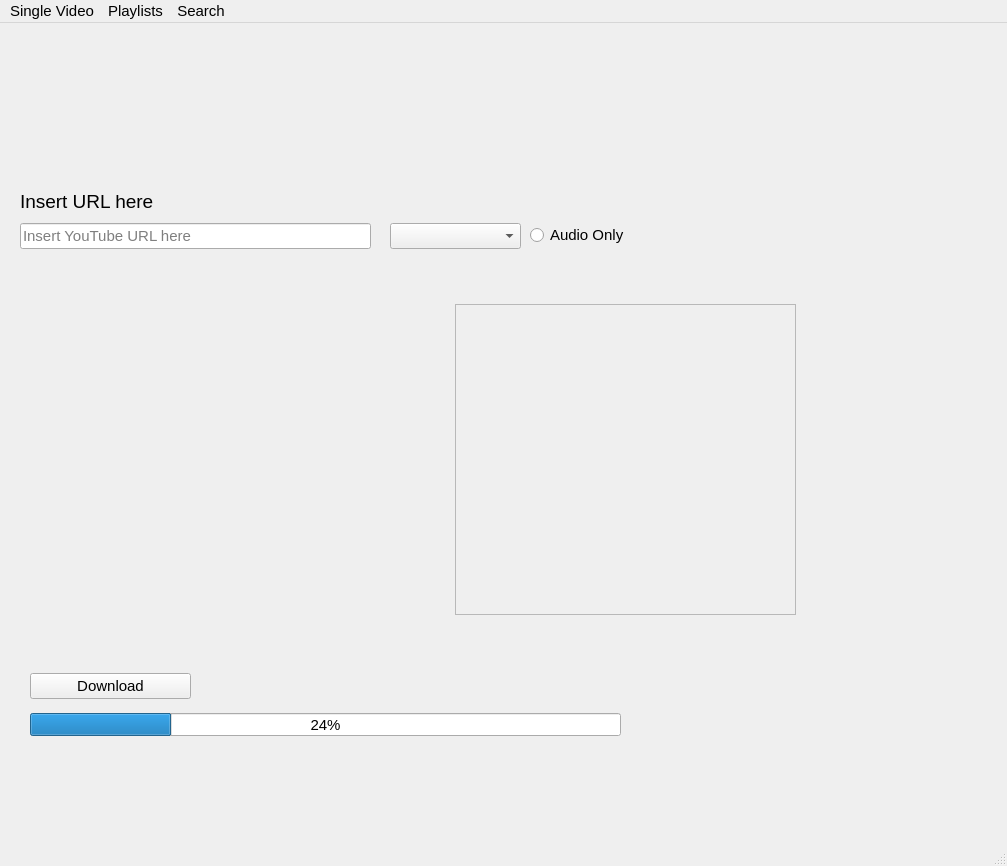
<?xml version="1.0" encoding="UTF-8"?>
<ui version="4.0">
 <class>MainWindow</class>
 <widget class="QMainWindow" name="MainWindow">
  <property name="geometry">
   <rect>
    <x>0</x>
    <y>0</y>
    <width>1007</width>
    <height>866</height>
   </rect>
  </property>
  <property name="font">
   <font>
    <pointsize>11</pointsize>
   </font>
  </property>
  <property name="windowTitle">
   <string>MainWindow</string>
  </property>
  <widget class="QWidget" name="centralwidget">
   <widget class="QComboBox" name="comboBox">
    <property name="geometry">
     <rect>
      <x>390</x>
      <y>200</y>
      <width>131</width>
      <height>26</height>
     </rect>
    </property>
   </widget>
   <widget class="QWidget" name="MainDownload" native="true">
    <property name="geometry">
     <rect>
      <x>10</x>
      <y>260</y>
      <width>801</width>
      <height>381</height>
     </rect>
    </property>
    <widget class="QGraphicsView" name="graphicsView">
     <property name="enabled">
      <bool>false</bool>
     </property>
     <property name="geometry">
      <rect>
       <x>445</x>
       <y>21</y>
       <width>341</width>
       <height>311</height>
      </rect>
     </property>
     <property name="maximumSize">
      <size>
       <width>341</width>
       <height>311</height>
      </size>
     </property>
    </widget>
    <widget class="QLabel" name="label">
     <property name="geometry">
      <rect>
       <x>20</x>
       <y>30</y>
       <width>321</width>
       <height>71</height>
      </rect>
     </property>
     <property name="text">
      <string/>
     </property>
     <property name="wordWrap">
      <bool>true</bool>
     </property>
    </widget>
    <widget class="QLabel" name="label_2">
     <property name="geometry">
      <rect>
       <x>20</x>
       <y>120</y>
       <width>291</width>
       <height>31</height>
      </rect>
     </property>
     <property name="text">
      <string/>
     </property>
     <property name="wordWrap">
      <bool>false</bool>
     </property>
    </widget>
    <widget class="QLabel" name="label_4">
     <property name="geometry">
      <rect>
       <x>20</x>
       <y>160</y>
       <width>311</width>
       <height>31</height>
      </rect>
     </property>
     <property name="text">
      <string/>
     </property>
    </widget>
   </widget>
   <widget class="QLineEdit" name="lineEdit">
    <property name="geometry">
     <rect>
      <x>20</x>
      <y>200</y>
      <width>351</width>
      <height>26</height>
     </rect>
    </property>
    <property name="placeholderText">
     <string>Insert YouTube URL here</string>
    </property>
   </widget>
   <widget class="QRadioButton" name="radioButton">
    <property name="geometry">
     <rect>
      <x>530</x>
      <y>200</y>
      <width>131</width>
      <height>24</height>
     </rect>
    </property>
    <property name="text">
     <string>Audio Only</string>
    </property>
   </widget>
   <widget class="QProgressBar" name="progressBar">
    <property name="geometry">
     <rect>
      <x>30</x>
      <y>690</y>
      <width>591</width>
      <height>23</height>
     </rect>
    </property>
    <property name="value">
     <number>24</number>
    </property>
   </widget>
   <widget class="QLabel" name="label_5">
    <property name="geometry">
     <rect>
      <x>20</x>
      <y>170</y>
      <width>151</width>
      <height>16</height>
     </rect>
    </property>
    <property name="font">
     <font>
      <pointsize>14</pointsize>
     </font>
    </property>
    <property name="text">
     <string>Insert URL here</string>
    </property>
   </widget>
   <widget class="QPushButton" name="pushButton">
    <property name="geometry">
     <rect>
      <x>30</x>
      <y>650</y>
      <width>161</width>
      <height>26</height>
     </rect>
    </property>
    <property name="text">
     <string>Download</string>
    </property>
   </widget>
  </widget>
  <widget class="QMenuBar" name="menubar">
   <property name="geometry">
    <rect>
     <x>0</x>
     <y>0</y>
     <width>1007</width>
     <height>33</height>
    </rect>
   </property>
   <widget class="QMenu" name="menuYouTube_Downloader">
    <property name="title">
     <string>Single Video</string>
    </property>
   </widget>
   <widget class="QMenu" name="menuPlaylists">
    <property name="title">
     <string>Playlists</string>
    </property>
   </widget>
   <widget class="QMenu" name="menuSearch">
    <property name="title">
     <string>Search</string>
    </property>
   </widget>
   <addaction name="menuYouTube_Downloader"/>
   <addaction name="menuPlaylists"/>
   <addaction name="menuSearch"/>
  </widget>
  <widget class="QStatusBar" name="statusbar"/>
 </widget>
 <resources/>
 <connections/>
</ui>
